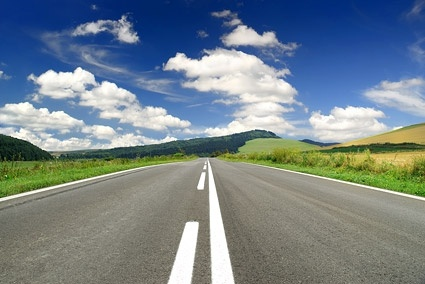
#> input picture road.jpg, 425 x 284 px
$ jupyter execute Lane_detection.ipynb
#> lines starting #> are read from the running program, lines starting #| are printed output that depends on the picture; after the words box and inside, x2 and y2 are one past the last pixel; in counts of white or black regions, pixels touching at a corner belong together
[cell 1]
import cv2
import numpy as np
import matplotlib.pyplot as plt

### Converting to grayscale

[cell 2]
img_path=cv2.imread(r"road.jpg")
#> img_path is the input picture: shape (284, 425, 3); mean B, G, R 139.5, 131.8, 117.6

[cell 3]
def edge_detect(img_path):
    img=cv2.cvtColor(img_path,cv2.COLOR_BGR2RGB)
    img_gray=cv2.cvtColor(img,cv2.COLOR_RGB2GRAY)
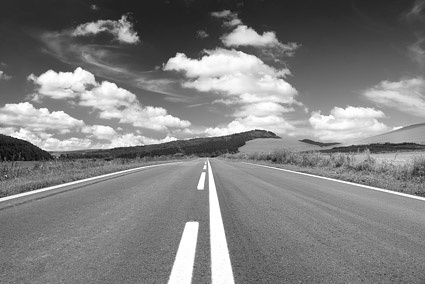
#> img_gray: shape (284, 425); min 5, max 255, mean 128.4
    # Applying blur
    img_blur=cv2.GaussianBlur(img_gray,(5,5),0)
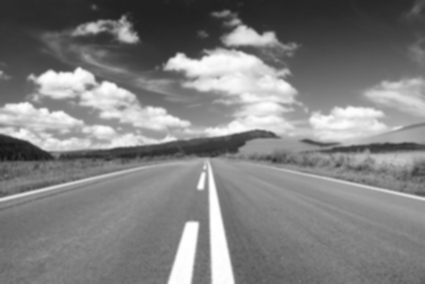
#> img_blur: shape (284, 425); min 19, max 255, mean 128.4
    # Edge Detection
    img_edge=cv2.Canny(img_blur,150,250)
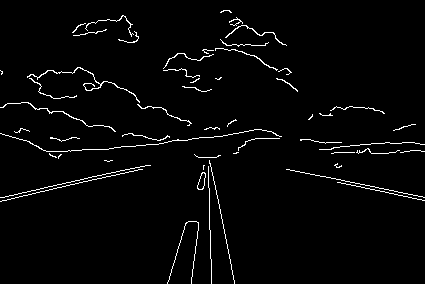
#> img_edge: shape (284, 425); 2.6% white in thin lines or dots
    return img_edge

[cell 4]
img_edge=edge_detect(img_path)

[cell 5]
plt.imshow(img_edge,cmap='gray')
plt.grid()

[cell 6]
def Return_of_interest(img_edge):
    height,width=img_edge.shape
#> height = 284; width = 425
    mask=np.zeros_like(img_edge)
    polygon=np.array([[
        (0,height),
        (width,height),
        (width,190),
        (325,165),
        (100,165),
        (0,190)

    ]],np.int32)
    cv2.fillPoly(mask,polygon,255)
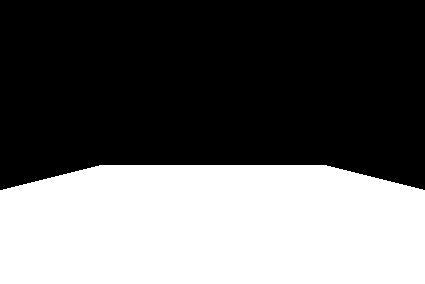
#> mask: shape (284, 425); 39.8% white; 1 white region, box (x1, y1, x2, y2) and area: (0, 165, 425, 284) 48050
    roi=cv2.bitwise_and(img_edge,mask)
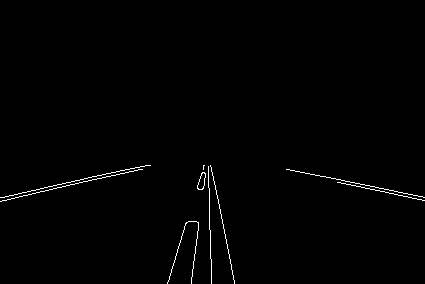
#> roi: shape (284, 425); 0.78% white in thin lines or dots, all inside (x1, y1, x2, y2) = (0, 165, 425, 284)
    return roi

[cell 7]
plt.imshow(Return_of_interest(img_edge),cmap='gray')

[cell 8]
# Using Houghlines to detect lanes
roi=Return_of_interest(img_edge)
def hough_lines(roi):
    lines=cv2.HoughLinesP(roi,3,np.pi/180,50,minLineLength=20,maxLineGap=38)
#> lines = [[286, 169, 424, 200], [57, 184, 146, 165], [208, 166, 211, 276], [0, 201, 140, 169], [227, 248, 234, 283], [168, 281, 204, 165], [299, 171, 424, 197], [210, 165, 234, 280], [191, 283, 204, 172], [0, 197, 22, 192], [23, 192, 150, 165]]
    img1=cv2.cvtColor(img_path,cv2.COLOR_BGR2RGB).copy()
    img_cp=np.zeros_like(img_path)
    if lines is not None:
        for line in lines:
            x1, y1, x2, y2=line[0]
            cv2.line(img_cp,(x1,y1),(x2,y2),(0,0,255),2)
#> this loop made 11 passes
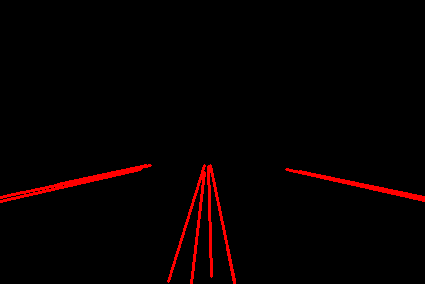
#> img_cp: shape (284, 425, 3); mean of channels 0, 1, 2 0, 0, 6.2; drawn as B, G, R
    combo_img=cv2.addWeighted(img1,0.8,img_cp,1,1)
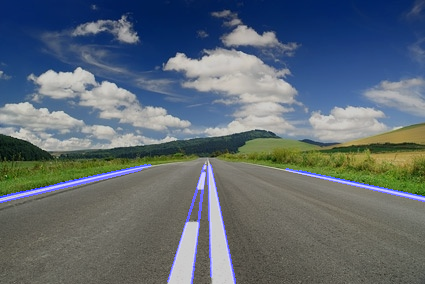
#> combo_img: shape (284, 425, 3); mean R, G, B 95, 106.4, 115.7
    return combo_img
